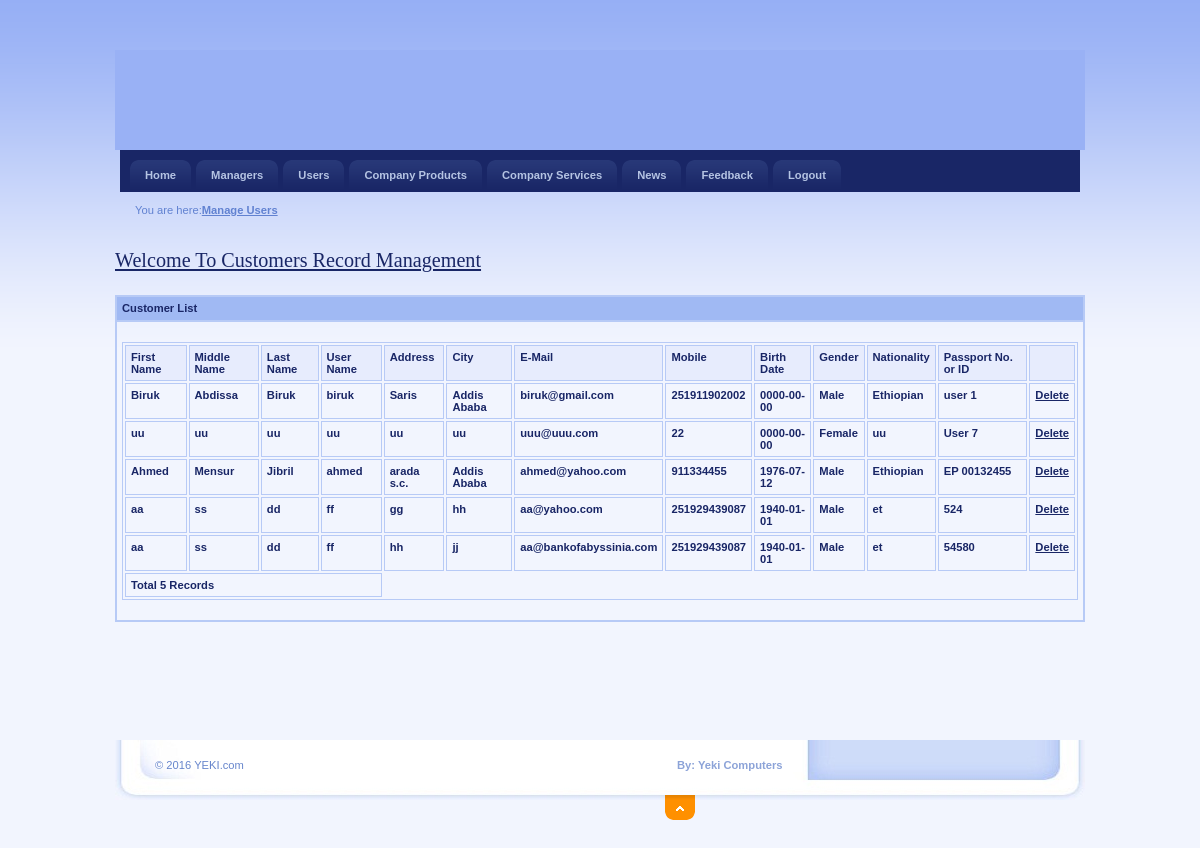
Screenshot of /Administrator/ManageUsers.php with the database file from the repository.
### tables this page shows
CREATE TABLE IF NOT EXISTS `account` (
  `AccountId` int(11) NOT NULL AUTO_INCREMENT,
  `AdminId` int(11) NOT NULL,
  `UserId` int(11) NOT NULL,
  `UserName` varchar(20) NOT NULL,
  `Password` varchar(20) NOT NULL,
  `FirstName` varchar(20) NOT NULL,
  `MiddleName` varchar(20) NOT NULL,
  `LastName` varchar(20) NOT NULL,
  `Type` varchar(20) NOT NULL,
  PRIMARY KEY (`AccountId`)
);

CREATE TABLE IF NOT EXISTS `user` (
  `UserId` int(11) NOT NULL AUTO_INCREMENT,
  `Address` varchar(100) NOT NULL,
  `City` varchar(20) NOT NULL,
  `Email` varchar(40) NOT NULL,
  `Mobile` bigint(20) NOT NULL,
  `BirthDate` date NOT NULL,
  `Gender` varchar(10) NOT NULL,
  `Nationality` varchar(20) NOT NULL,
  `IDorPassportNo` varchar(20) NOT NULL,
  `Question` varchar(100) NOT NULL DEFAULT 'User ID or Passport No.',
  PRIMARY KEY (`UserId`),
  KEY `JobSeekId` (`UserId`)
);

### Administrator/ManageUsers.php (the view, shortened to what this page needs)
<html xmlns="http://www.w3.org/1999/xhtml" xml:lang="cs" lang="cs">
<head>
    <link rel="stylesheet" media="screen,projection" type="text/css" href="./css/main.css" />
    <link rel="stylesheet" media="print" type="text/css" href="./css/print.css" />
    <link rel="stylesheet" media="aural" type="text/css" href="./css/aural.css" />
    <link href="../SpryAssets/SpryValidationTextField.css" rel="stylesheet" type="text/css" />
</head>
<body id="www-url-cz">
  <div id="main">
<?php
include "Header.php"
?>
<?php
include "menu.php"
?>
        <div id="strip" class="box noprint">
            <p id="breadcrumbs">You are here:<strong><a href="ManageUsers.php">Manage Users</a></strong></p>
        </div>
   <div class="article">
              <h2><span><a href="#">Welcome To Customers Record Management</a></span></h2>
       <div style="overflow:scroll; width:970px;height:400px" >
        <table width="100%" border="0" cellspacing="0" cellpadding="0" align="center">
        <tr>
          <td height="25" bgcolor="#A0B9F3"><strong>Customer List</strong></td>
        </tr>
        <tr>
          <td>
          <table width="100%" border="1" bordercolor="#1CB5F1" >
<tr>
<th bgcolor="#1CB5F1" class="style3"><div align="left" class="style9 style5"><strong>First Name</strong></div></th>
<th bgcolor="#1CB5F1" class="style3"><div align="left" class="style9 style5"><strong>Middle Name</strong></div></th>
<th bgcolor="#1CB5F1" class="style3"><div align="left" class="style9 style5"><strong>Last Name</strong></div></th>
<th bgcolor="#1CB5F1" class="style3"><div align="left" class="style9 style5"><strong>User Name</strong></div></th>
<th bgcolor="#1CB5F1" class="style3"><div align="left" class="style9 style5"><strong>Address</strong></div></th>
<th bgcolor="#1CB5F1" class="style3"><div align="left" class="style9 style5"><strong>City</strong></div></th>
<th bgcolor="#1CB5F1" class="style3"><div align="left" class="style9 style5"><strong>E-Mail</strong></div></th>
<th bgcolor="#1CB5F1" class="style3"><div align="left" class="style9 style5"><strong>Mobile</strong></div></th>
<th bgcolor="#1CB5F1" class="style3"><div align="left" class="style9 style5"><strong>Birth Date</strong></div></th>
<th bgcolor="#1CB5F1" class="style3"><div align="left" class="style9 style5"><strong>Gender</strong></div></th>
<th bgcolor="#1CB5F1" class="style3"><div align="left" class="style9 style5"><strong>Nationality</strong></div></th>
<th bgcolor="#1CB5F1" class="style3"><div align="left" class="style9 style5"><strong>Passport No. or ID</strong></div></th>
<th bgcolor="#1CB5F1" class="style3"><div align="left" class="style9 style5"><strong>  </strong></div></th>
</tr>
<?php
include_once("chemicals.php");
$sql = "select * from user INNER JOIN account ON user.UserId=account.UserId ORDER BY user.UserId";
$result = mysqli_query($con,$sql) or die(mysqli_error($con));
while($row = mysqli_fetch_array($result))
{
$Id=$row['UserId'];
$Fname=$row['FirstName'];
$Mname=$row['MiddleName'];
$LName=$row['LastName'];
$UName=$row['UserName'];
$Address=$row['Address'];
$City=$row['City'];
$Email=$row['Email'];
$Mobile=$row['Mobile'];
$BirthDate=$row['BirthDate'];
$Gender=$row['Gender'];
$Nationality=$row['Nationality'];
$Passport=$row['IDorPassportNo'];
?>
<tr>
<td class="style3"><div align="left" class="style9 style5"><strong><?php echo $Fname;?></strong></div></td>
<td class="style3"><div align="left" class="style9 style5"><strong><?php echo $Mname;?></strong></div></td>
<td class="style3"><div align="left" class="style9 style5"><strong><?php echo $LName;?></strong></div></td>
<td class="style3"><div align="left" class="style9 style5"><strong><?php echo $UName;?></strong></div></td>
<td class="style3"><div align="left" class="style9 style5"><strong><?php echo $Address;?></strong></div></td>
<td class="style3"><div align="left" class="style9 style5"><strong><?php echo $City;?></strong></div></td>
<td class="style3"><div align="left" class="style9 style5"><strong><?php echo $Email;?></strong></div></td>
<td class="style3"><div align="left" class="style9 style5"><strong><?php echo $Mobile;?></strong></div></td>
<td class="style3"><div align="left" class="style9 style5"><strong><?php echo $BirthDate;?></strong></div></td>
<td class="style3"><div align="left" class="style9 style5"><strong><?php echo $Gender;?></strong></div></td>
<td class="style3"><div align="left" class="style9 style5"><strong><?php echo $Nationality;?></strong></div></td>
<td class="style3"><div align="left" class="style9 style5"><strong><?php echo $Passport;?></strong></div></td>
<td class="style3"><div align="left" class="style9 style5"><strong><a href="JavaScript:if(confirm('Confirm Delete?')==true){window.location='DeleteUsers.php?UserId=<?php echo $Id;?>';}">Delete</a></strong></div></td>
</tr>
<?php
}
$records = mysqli_num_rows($result);
?>
<tr>
<td colspan="4" class="style3"><div align="left" class="style12"><?php echo "Total ".$records." Records"; ?> </div></td>
</tr>
</table>
          </td>
        </tr>
      </table>
  </div>
              <p class="btn-more box noprint">&nbsp;</p>
   </div>
<?php
include "footer.php"
?>
</div>
</body>
</html>

### Administrator/Header.php (shortened to what this page needs)
<div id="header">
</div>

### Administrator/menu.php (shortened to what this page needs)
   <div id="tabs" class="noprint">
          <ul class="box">
              <li><a href="index.php">Home<span class="tab-l"></span><span class="tab-r"></span></a></li>
              <li><a href="ManageManagers.php">Managers<span class="tab-l"></span><span class="tab-r"></span></a></li>
              <li><a href="ManageUsers.php">Users<span class="tab-l"></span><span class="tab-r"></span></a></li>
              <li><a href="CompanyProducts.php">Company Products<span class="tab-l"></span><span class="tab-r"></span></a></li>
<li><a href="CompanyServices.php">Company Services<span class="tab-l"></span><span class="tab-r"></span></a></li>
              <li><a href="ManageNews0.php">News<span class="tab-l"></span><span class="tab-r"></span></a></li>
              <li><a href="Feedback.php">Feedback<span class="tab-l"></span><span class="tab-r"></span></a></li>
              <li><a href="Logout.php">Logout<span class="tab-l"></span><span class="tab-r"></span></a></li>
          </ul>
   </div>

### Administrator/footer.php (shortened to what this page needs)
    <div id="footer">
        <div id="top" class="noprint"><p><span class="noscreen">Back on top</span> <a href="#header" title="Back on top ^">^<span></span></a></p></div>
        <p  id="createdby"><strong>By: Yeki Computers
        </strong></p>
        <p id="copyright">&copy; 2016 YEKI.com</p>
</div>

### Administrator/css/main.css (style rules this page uses)
* { min-height:1px; }
body { border:0; margin:0; padding:0; background:#F2F5FE url("../design/bg.gif") 0 0 repeat-x; font:70%/160% "verdana",sans-serif; color:#192666; _text-align:center; }
a { color:#192666; }
p { border:0; margin:15px 0; padding:0; line-height:30px; }
div { display:block; border:0; margin:0; padding:0; }
h1, h2, h3, h4, h5 { border:0; margin:15px 0 10px 0; padding:0; font-weight:bold; }
h2 { font-size:180%; line-height:100%; font-family:"georgia",serif; font-weight:normal; }
table { display:table; margin:15px 0; padding:0; border:1px solid #B7CAF6; font-size:100%; }
tr { display:table-row; }
th, td { display: table-cell; border:1px solid #B7CAF6; margin:0; padding:5px; vertical-align:top; text-align:left; }
th { background:#E7ECFD; text-align:center; color:#192666; font-weight:bold; }
ul, ol { display:block; border:0; margin:15px 0 15px 40px; padding:0; }
li { display:list-item; border:0; margin:0; padding:0; _height:1px; }
a, img, span { border:0; margin:0; padding:0; }
strong, .strong { font-weight:bold; }
.box { min-height:1px; _height:1px; }
.box:after { content:"."; display:block; line-height:0px; font-size:0px; visibility:hidden; clear:both; }
#main { width:970px; margin:50px auto 0 auto; _text-align:left; }
#header { position:relative; width:970px; height:100px; margin:0; padding:0; background:#99B1F5 url("../design/logo.jpg") 0 0 no-repeat; color:#FFF; }
#tabs { background:#192666; margin:0 5px; padding:10px 0 0 0; _height:1px; }
#tabs ul { margin:0 10px; padding:0; list-style:none; }
#tabs ul li { margin:0 5px 0 0; padding:0; float:left; }
#tabs ul li a { display:block; position:relative; padding:7px 15px; border:0; background:url("../design/tab_link.gif") 0 0 repeat-x; color:#B5C4E3; font-weight:bold; text-decoration:none; cursor:pointer; }
#tabs ul li a span.tab-l, #tabs ul li a:hover span.tab-l { position:absolute; top:0; left:0; _left:-15px; width:8px; height:8px; background:url("../design/tab_link_l.gif") 0 0 no-repeat; }
#tabs ul li a span.tab-r, #tabs ul li a:hover span.tab-r { position:absolute; top:0; right:0; _right:-1px; width:8px; height:8px; background:url("../design/tab_link_r.gif") 100% 0 no-repeat; }
#strip { position:relative; clear:both; padding:3px 20px 10px 20px; color:#6182D1; }
#strip p { margin:0; }
#strip a { color:#6182D1; }
#strip #breadcrumbs { width:730px; margin:0; padding:0; }
#footer { position:relative; clear:both; width:970px; height:60px; margin-bottom:50px; background:url("../design/footer.jpg") 0 0 no-repeat; color:#6685CC; }
#footer a { color:#6685CC; }
#top { position:absolute; top:55px; left:550px; }
#top p { position:relative; width:30px; height:25px; margin:0; overflow:hidden; }
#top p span { display:block; position:absolute; left:0; top:0; z-index:1; width:30px; height:25px; background:url("../design/ico_top.gif") 0 0 no-repeat; cursor:pointer; }
#footer p#copyright { position:absolute; top:10px; left:40px; margin:0; width: 245px; }
#createdby { position:absolute; top:10px; left:562px; margin:0; color:#8CA3D8; width: 174px; }

### Administrator/css/print.css (style rules this page uses)
body { border:0; margin:0; padding:0; font-size:12pt }
a { color:#000; text-decoration:none; }
h1, h2, h3 { page-break-after:avoid; page-break-inside:avoid; }
table { border-collapse: collapse; border-width:1px; border-style:solid; }
th, td { display:table-cell; border-width:1px; border-style:solid; }
ul, ol, dl { page-break-before:avoid }
.noprint { display:none; }

### Administrator/css/aural.css (style rules this page uses)
body { voice-family:paul,male; volume:loud; speech-rate:slow; richness:90; stress:20; }
h1, h2, h3, h4, h5 { cue-before:url("ping.au"); }
p, table { pause:50ms; }
strong { pitch:medium; pitch-range:60; stress:90; richness:90; }

### Administrator/ManageUsers.php (style rules this page uses)
.style3 { font-weight: bold }

### rows the page displays
account: FirstName "Biruk", MiddleName "Abdissa", LastName "Biruk", UserName "biruk", UserId.Address "Saris", UserId.City "Addis Ababa", UserId.Email "biruk@gmail.com", UserId.Mobile "251911902002", UserId.BirthDate "0000-00-00", UserId.Gender "Male", UserId.Nationality "Ethiopian", UserId.IDorPassportNo "user 1"
account: FirstName "uu", MiddleName "uu", LastName "uu", UserName "uu", UserId.Address "uu", UserId.City "uu", UserId.Email "uuu@uuu.com", UserId.Mobile "22", UserId.BirthDate "0000-00-00", UserId.Gender "Female", UserId.Nationality "uu", UserId.IDorPassportNo "User 7"
account: FirstName "Ahmed", MiddleName "Mensur", LastName "Jibril", UserName "ahmed", UserId.Address "arada s.c.", UserId.City "Addis Ababa", UserId.Email "ahmed@yahoo.com", UserId.Mobile "911334455", UserId.BirthDate "1976-07-12", UserId.Gender "Male", UserId.Nationality "Ethiopian", UserId.IDorPassportNo "EP 00132455"
account: FirstName "aa", MiddleName "ss", LastName "dd", UserName "ff", UserId.Address "gg", UserId.City "hh", UserId.Email "aa@yahoo.com", UserId.Mobile "251929439087", UserId.BirthDate "1940-01-01", UserId.Gender "Male", UserId.Nationality "et", UserId.IDorPassportNo "524"
account: FirstName "aa", MiddleName "ss", LastName "dd", UserName "ff", UserId.Address "hh", UserId.City "jj", UserId.Email "aa@bankofabyssinia.com", UserId.Mobile "251929439087", UserId.BirthDate "1940-01-01", UserId.Gender "Male", UserId.Nationality "et", UserId.IDorPassportNo "54580"

### other values shown
$records "5"
